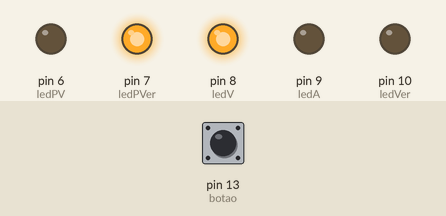
This sketch was run on a simulated Arduino Uno, built with avr-gcc and run on an emulated ATmega328P. On the bench: output pins drawn as LEDs (lit = HIGH). The inputs (shaded band) are chosen by the test bench; at power-on: pin 13 (botao) LOW.

Above: at 1.2 s.
1.3 s: pin 13 (botao) pulled HIGH for 0.15 s
At 2.5 s:
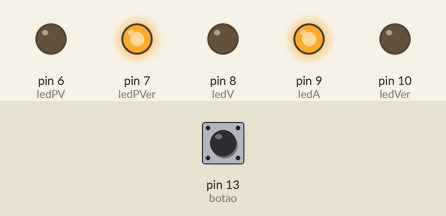
7.4 s: pin 13 (botao) pulled HIGH for 1 s
At 11.1 s:
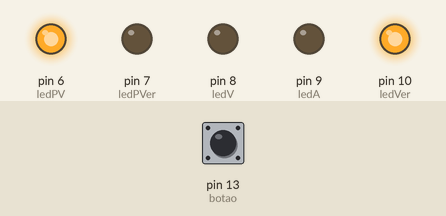
11.3 s: pin 13 (botao) pulled HIGH for 3.2 s
At 16.7 s:
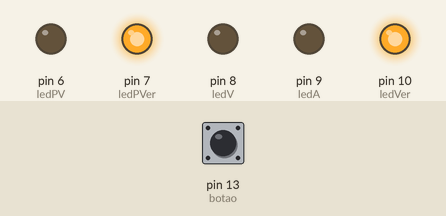
Timing chart, 0 to 22.0 s (numbered marks = the images above; inputs shaded):
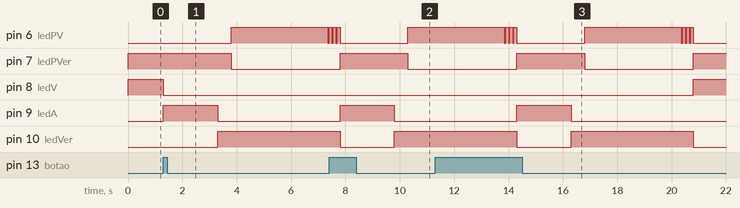

The sketch:

Semaforo_Interativo.ino
```cpp
int ledV = 8;
int ledA = 9;
int ledVer = 10;
int ledPVer = 7;
int ledPV = 6;
int botao = 13;

void setup(){
  pinMode(ledV,OUTPUT);
  pinMode(ledA,OUTPUT);
  pinMode(ledVer,OUTPUT);
  pinMode(ledPVer, OUTPUT);
  pinMode(ledPV, OUTPUT);
  pinMode(botao, INPUT);
  digitalWrite(ledPVer, HIGH);
  digitalWrite(ledV, HIGH);
}

void loop(){
  int pinBotao = digitalRead(botao);

  if(digitalRead(botao) == 1){
    semaforo();
    semaforoP();
  }
}

void semaforoP(){
  int i = 0;

  digitalWrite(ledPVer,LOW);
  digitalWrite(ledPV, HIGH);
  delay(3550);
  digitalWrite(ledPV, LOW);
  delay(50);
  digitalWrite(ledPV, HIGH);
  delay(100);
  digitalWrite(ledPV, LOW);
  delay(50);
  digitalWrite(ledPV, HIGH);
  delay(100);
  digitalWrite(ledPV, LOW);
  delay(50);
  digitalWrite(ledPV, HIGH);
  delay(100);

  digitalWrite(ledPV, LOW);
  digitalWrite(ledPVer, HIGH);

  digitalWrite(ledV, HIGH);
  digitalWrite(ledVer, LOW);
}

void semaforo(){
  int i;
  for(i = 8; i<= 10; i++){
    if(i == 8 || i == 10){
      digitalWrite(i,HIGH);
      if(i == 10)
        delay(500);
      digitalWrite(i,LOW);
    }
    if(i == 9){
      digitalWrite(i,HIGH);
      delay(2000);
      digitalWrite(i,LOW);
    }
  }
  digitalWrite(ledVer, HIGH);
}
```

Measured:
- after the input at 1.3 s, pin 6 (ledPV): LOW → HIGH after 2.5 s, → LOW 3.6 s later; pin 7 (ledPVer): HIGH → LOW after 2.5 s; pin 8 (ledV): HIGH → LOW at once; pin 9 (ledA): LOW → HIGH at once, → LOW 2.0 s later; pin 10 (ledVer): LOW → HIGH after 2.0 s
- after the input at 7.4 s, pin 8 (ledV): stays LOW (without the input it goes to HIGH after 0.40 s); pin 9 (ledA): LOW → HIGH after 0.40 s, → LOW 2.0 s later
- after the input at 11.3 s, pin 8 (ledV): LOW → HIGH after 9.5 s instead of 3.0 s; pin 9 (ledA): LOW → HIGH after 3.0 s, → LOW 2.0 s later
